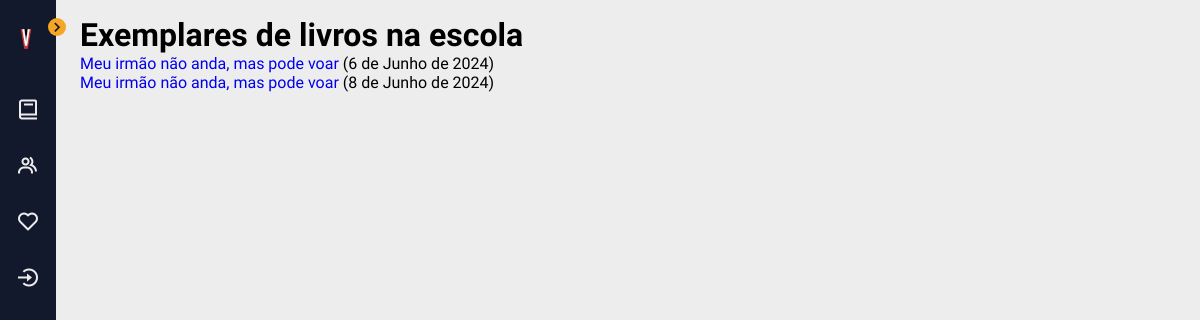
Before: /catalogo/bookinstances/ with the older database file.
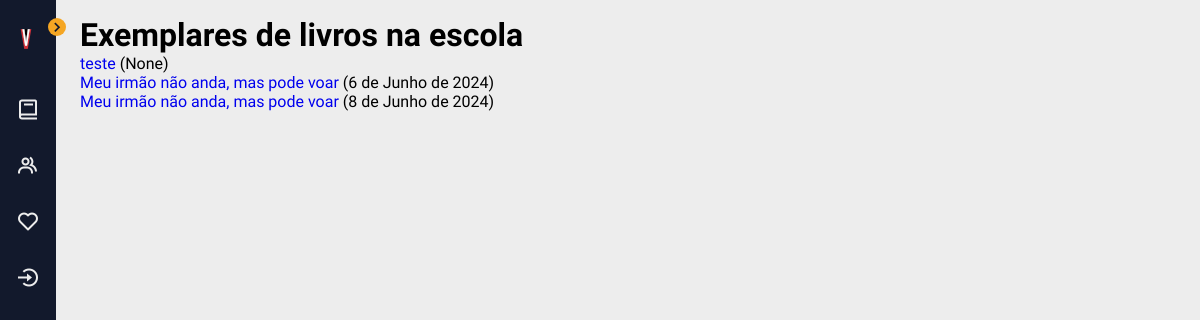
After: the same page with the newer database file.
### catalogo/models.py (models this page shows, shortened)
class BookInstance(models.Model):
    id = models.UUIDField(primary_key=True, default=uuid.uuid4,
                          help_text="Identificação única para o livro no sistema")
    book = models.ForeignKey('Book', on_delete=models.RESTRICT, null=True, verbose_name='Livro')
    due_back = models.DateField('Devolução', null=True, blank=True, help_text='Data de devolução')
    borrower = models.ForeignKey(
        settings.AUTH_USER_MODEL, on_delete=models.SET_NULL, null=True, blank=True, verbose_name='Mutuário')
    @property
    def is_overdue(self):
        return bool(self.due_back and date.today() > self.due_back)
    LOAN_STATUS = (
        ('o', 'Emprestado'),
        ('a', 'Disponível'),
    )
    status = models.CharField(
        max_length=1,
        choices=LOAN_STATUS,
        blank=True,
        default='a',
        help_text='Disponibilidade do livro')
    class Meta:
        ordering = ['due_back']
        permissions = (("can_mark_returned", "Set book as returned"),)

class Book(models.Model):
    título = models.CharField(max_length=200)
    autor = models.ForeignKey('Autor', on_delete=models.RESTRICT, null=True)
    resumo = models.TextField(
        max_length=1000, help_text="Insira uma breve descrição do livro.")
    gênero = models.ManyToManyField(
        Gênero, help_text="Selecione um gênero para este livro")
    idade = models.PositiveSmallIntegerField('Faixa etária', default=0)
    capa = models.TextField(max_length=1000, help_text="Insira um link para a imagem da capa do livro.", default="https://vectorportal.com/storage/book-vector(1).jpg")
    alt = models.TextField('Texto alternativo',max_length=1000, help_text="Insira uma descrição da capa para melhorar a acessibilidade.")
    class Meta:
        ordering = ['título', 'autor']
    def display_gênero(self):
        """Creates a string for the Genre. This is required to display genre in Admin."""
        return ', '.join([gênero.name for gênero in self.gênero.all()[:3]])
    display_gênero.short_description = 'Gênero'

### catalogo/views.py (the view)
# urls.py: path('bookinstances/', views.BookInstanceListView.as_view(), name='bookinstances'),
class BookInstanceListView(generic.ListView):
    model = BookInstance
    paginate_by = 10

### catalogo/templates/catalogo/bookinstance_list.html (shortened to what this page needs)
{% extends "base_generic.html" %}
{% block content %}
    <h1>Exemplares de livros na escola</h1>
    <ul>
      {% for bookinst in bookinstance_list %}
      <li class="{% if bookinst.is_overdue %}text-danger{% endif %}">
        <a href="{% url 'bookinstance-detail' bookinst.pk %}">{{bookinst.book.título}}</a> ({{ bookinst.due_back }})
      </li>
      {% empty %}
      <li>Não existem exemplares disponíveis.</li>
      {% endfor %}
    </ul>
{% endblock %}

Changed rows visible on the page:
added BookInstance: book.título "teste", due_back "None"
